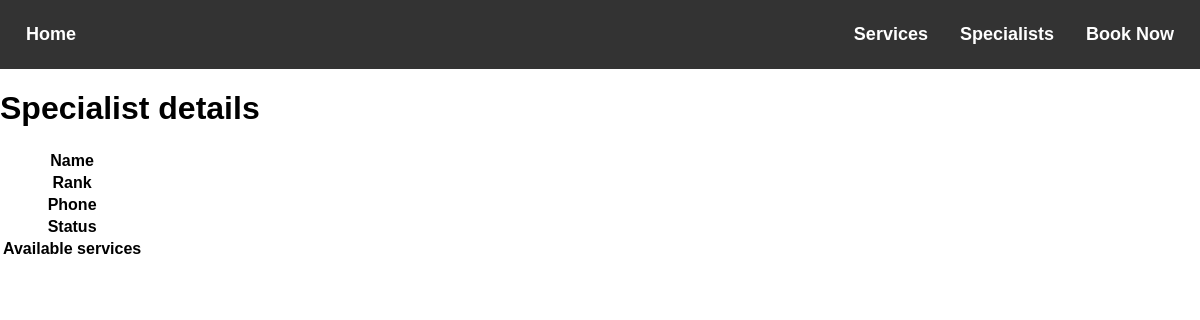
The page /specialists/Sandra/ on the database as committed earlier.
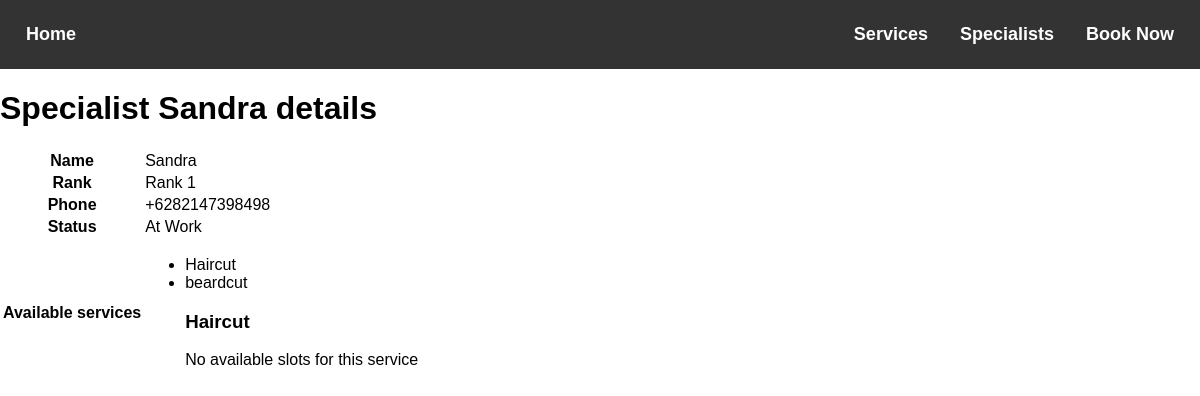
The same page on the database as committed later.
### salon_app/models.py (models this page shows, shortened)
class Specialist(models.Model):
    RANKS = (
        (1, 'Rank 1'),
        (2, 'Rank 2')
    )
    STATUSES = (
        (1, 'Day off'),
        (2, 'At Work'),
        (3, 'Sickness'),
        (9, 'Fired')
    )
    name = models.CharField(max_length=150, null=False)
    rank = models.IntegerField(default=0, choices=RANKS)
    phone = models.CharField(max_length=20, null=False)
    status = models.IntegerField(default=1, choices=STATUSES)
    services = models.ManyToManyField(Service)

class Service(models.Model):
    name = models.CharField(max_length=250, unique=True)
    price = models.FloatField()
    duration = models.IntegerField()

### salon_app/views.py (the view, shortened to what this page needs)
# urls.py: path('specialists/<str:name>/', views.specialist_detail, name='specialist_detail'),
def specialist_detail(request, name):
    service_duration = {}  # dictionary to store duration of each service provided by the specialist
    available_services = {}  # dictionary to store all the services provided by the specialist and their durations
    available_booking = {}  # dictionary to store available time slots for each service
    try:
        specialist = Specialist.objects.filter(name=name).first()
        specialist_id = specialist.id
        services = Service.objects.filter(specialist__id=specialist_id).values('id', 'name', 'duration')
        for service in services:
            available_services[service['name']] = service['duration']
            service_duration[service['id']] = service['duration']
        for service_id, duration in service_duration.items():
            available_time = []
            work_day = WorkSchedule.objects.filter(specialist_id=specialist_id,
                                                   end_time__range=(CURRENT_TIME, REQUIRED_PERIOD)
                                                   ).values('begin_time', 'end_time').order_by('begin_time')
            available_booking[Service.objects.get(id=service_id).name] = available_time
            print(Service.objects.filter(specialist__id=specialist_id).query)
            print(WorkSchedule.objects.filter(specialist_id=specialist_id,
                                              end_time__range=(CURRENT_TIME, REQUIRED_PERIOD)).query)
            print(Booking.objects.filter(specialist_id=specialist_id, service_id=service_id,
                                         booking_to__range=(period['begin_time'], period['end_time'])).query)
    except Exception as err:
        print(f'One_specialist error:\n{err}')
    return render(request, 'salon_app/specialist.html', {'specialist': specialist,
                                                         'available_services': available_services,
                                                         'available_booking': available_booking}
                  )

### salon_app/templates/salon_app/specialist.html
{% extends 'salon_app/base.html' %}
{% block content %}
<h1>Specialist {{specialist.name}} details</h1>
  <table>
    <tr>
      <th>Name</th>
      <td>{{ specialist.name }}</td>
    </tr>
    <tr>
      <th>Rank</th>
      <td>{{ specialist.get_rank_display }}</td>
    </tr>
    <tr>
      <th>Phone</th>
      <td>{{ specialist.phone }}</td>
    </tr>
    <tr>
      <th>Status</th>
      <td>{{ specialist.get_status_display }}</td>
    </tr>
    <tr>
      <th>Available services</th>
      <td>
        <ul>
          {% for service in specialist.services.all %}
            <li>{{ service.name }}</li>
          {% endfor %}
          {% for service, slots in available_booking.items %}
  <h3>{{ service }}</h3>
  {% if slots %}
    <ul>
      {% for slot in slots %}
        <li>{{ slot }}</li>
      {% endfor %}
    </ul>
  {% else %}
    <p>No available slots for this service</p>
  {% endif %}
{% endfor %}
        </ul>
      </td>
    </tr>
  </table>
{% endblock %}

Rows that differ between the two databases and show on the page:
now on this page (row edited): Specialist: name "Sandra", rank "Rank 1", phone "+6282147398498", status "At Work"
now on this page (row unchanged): Service: name "Haircut", available_booking "Haircut"
now on this page (row unchanged): Service: name "beardcut"
Other text that changed with them:
new list line: "No available slots for this service"
